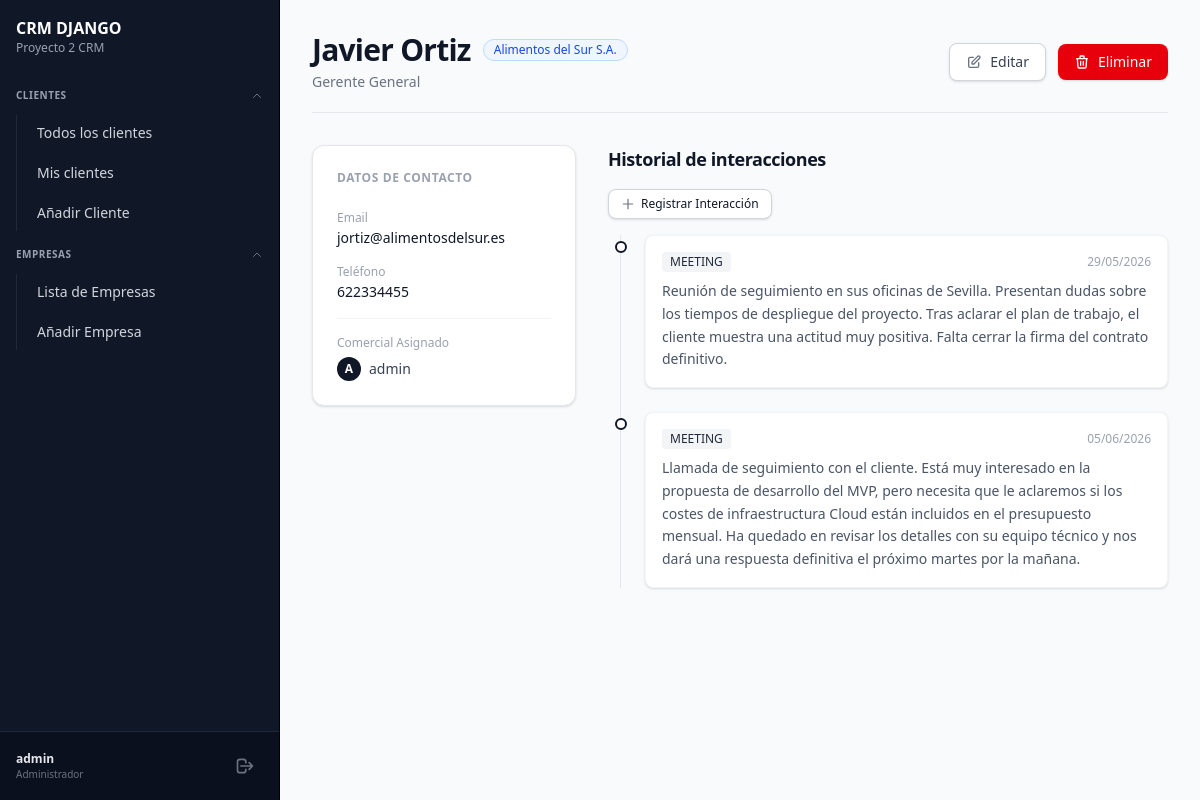
Page /clientes/detalle/3 (signed in) on the committed database.
### crm/models/client_model.py (models this page shows, shortened)
class Client(models.Model):
    company = models.ForeignKey('Company', on_delete=models.CASCADE, related_name='clients', verbose_name='Empresa')
    commercial = models.ForeignKey(User, on_delete=models.SET_NULL, null=True, related_name='clients', verbose_name='Comercial')
    first_name = models.CharField(max_length=100, verbose_name='Nombre')
    last_name = models.CharField(max_length=100, verbose_name='Apellido')
    email = models.EmailField(verbose_name='Email')
    phone = models.CharField(max_length=20, verbose_name='Teléfono')
    position = models.CharField(max_length=200, blank=True, verbose_name='Cargo')
    created_at = models.DateTimeField(auto_now_add=True, verbose_name='Fecha de Creación')
    updated_at = models.DateTimeField(auto_now=True, verbose_name='Fecha de Actualización')
    class Meta:
        verbose_name = 'Cliente'
        verbose_name_plural = 'Clientes'

### crm/models/company_model.py (models this page shows, shortened)
class Company(models.Model):
    name = models.CharField(max_length=100, verbose_name='Nombre de la Empresa')
    email = models.EmailField(verbose_name='Email')
    phone = models.CharField(max_length=20, verbose_name='Teléfono')
    address = models.CharField(max_length=200, verbose_name='Dirección')
    website = models.URLField(verbose_name='Sitio Web')
    created_at = models.DateTimeField(auto_now_add=True, verbose_name='Fecha de Creación')
    cif = models.CharField(max_length=20, unique=True, verbose_name='CIF')
    class Meta:
        verbose_name = 'Empresa'
        verbose_name_plural = 'Empresas'

### crm/models/interaction_model.py (models this page shows, shortened)
class Interaction(models.Model):
    client = models.ForeignKey('Client', on_delete=models.CASCADE, related_name='interactions', verbose_name='Cliente')
    contact_channel = models.CharField(choices=CANALES, verbose_name='Canal de Contacto')
    created_at = models.DateTimeField(auto_now_add=True, verbose_name='Fecha de Creación')
    content = models.TextField(verbose_name='Contenido')
    class Meta:
        verbose_name = 'Interacción'
        verbose_name_plural = 'Interacciones'

### crm/views/client_views.py (the view)
# urls.py: path('clientes/detalle/<pk>', ClientDetailView.as_view(), name='detalle-cliente'),
@method_decorator(login_required, name='dispatch')
class ClientDetailView(DetailView):
    model = Client
    template_name = 'clients/client_detail.html'
    context_object_name = 'client'

### crm_django/templates/clients/client_detail.html (shortened to what this page needs)
{% extends "general/layout.html" %}
{% block page_content %}
<div class="max-w-6xl mx-auto space-y-8">
    <div class="flex flex-col md:flex-row md:items-center md:justify-between border-b border-gray-200 pb-5 gap-4">
        <div>
            <div class="flex items-center gap-3">
                <h1 class="text-3xl font-bold text-gray-900 tracking-tight">
                    {{ client.first_name }} {{ client.last_name }}
                </h1>
                <span class="inline-flex items-center px-2.5 py-0.5 rounded-full text-xs font-medium bg-blue-50 text-blue-700 border border-blue-200">
                    <a href="{% url "detalle-empresa" client.company.pk %}">{{ client.company.name|default:client.company }}</a>
                </span>
            </div>
            <p class="text-sm text-gray-500 mt-1">{{ client.position|default:"Sin cargo definido" }}</p>
        </div>
        <div class="flex items-center gap-3">
            <a href="{% url "editar-cliente" client.pk %}" class="inline-flex items-center justify-center px-4 py-2 text-sm font-medium text-gray-700 bg-white border border-gray-300 rounded-lg hover:bg-gray-50 transition-colors shadow-sm gap-2">
                Editar
            </a>
            <a href="{% url "eliminar-cliente" client.pk %}" class="inline-flex items-center justify-center px-4 py-2 text-sm font-medium text-white bg-red-600 rounded-lg hover:bg-red-700 transition-colors shadow-sm gap-2">
                Eliminar
            </a>
        </div>
    </div>
    <div class="grid grid-cols-1 lg:grid-cols-3 gap-8">
        <div class="lg:col-span-1 bg-white border border-gray-200 rounded-xl shadow-sm p-6 space-y-6 h-fit">
            <h3 class="text-xs font-semibold text-gray-400 uppercase tracking-wider">Datos de contacto</h3>
            <div class="space-y-4">
                <div>
                    <label class="block text-xs font-medium text-gray-400">Email</label>
                    <span class="text-sm font-medium text-gray-900 block mt-0.5 break-all">{{ client.email }}</span>
                </div>
                <div>
                    <label class="block text-xs font-medium text-gray-400">Teléfono</label>
                    <span class="text-sm font-medium text-gray-900 block mt-0.5">{{ client.phone|default:"—" }}</span>
                </div>
                <div class="border-t border-gray-100 pt-4">
                    <label class="block text-xs font-medium text-gray-400">Comercial Asignado</label>
                    <div class="flex items-center gap-2 mt-1.5">
                        <div class="w-6 h-6 rounded-full bg-gray-900 text-white flex items-center justify-center text-xs font-bold uppercase">
                            {{ client.commercial.username|slice:":1" }}
                        </div>
                        <span class="text-sm font-medium text-gray-700">{{ client.commercial.get_full_name|default:client.commercial.username }}</span>
                    </div>
                </div>
            </div>
        </div>
        <div class="lg:col-span-2 space-y-4">
            <h3 class="text-lg font-bold text-gray-900 tracking-tight mb-4">Historial de interacciones</h3>
                    <div class="flex items-center justify-between gap-4 mb-4">
            <a href="{% url 'crear-interaccion' client.id %}" class="inline-flex items-center justify-center px-3 py-1.5 text-xs font-medium text-gray-900 bg-white border border-gray-300 rounded-lg hover:bg-gray-50 transition-colors shadow-sm gap-1.5">
                <svg class="w-3.5 h-3.5 text-gray-500" fill="none" stroke="currentColor" viewBox="0 0 24 24" xmlns="http://www.w3.org/2000/svg">
                    <path stroke-linecap="round" stroke-linejoin="round" stroke-width="2" d="M12 4v16m8-8H4"></path>
                </svg>
                Registrar Interacción
            </a>
            </div>
            {% if client.interactions.all %}
                <div class="relative border-l border-gray-200 ml-3 space-y-6">
                    {% for interaction in client.interactions.all %}
                        <div class="relative pl-6">
                            <span class="absolute -left-[6px] top-1.5 bg-white border-2 border-gray-900 rounded-full w-3 h-3"></span>
                            <div class="bg-white border border-gray-100 rounded-lg p-4 shadow-sm hover:border-gray-200 transition-colors">
                                <div class="flex items-center justify-between gap-4 mb-2">
                                    <span class="inline-flex items-center px-2 py-0.5 rounded text-xs font-medium bg-gray-100 text-gray-800 uppercase">
                                        {{ interaction.contact_channel }}
                                    </span>
                                    <time class="text-xs text-gray-400 font-medium">
                                        {{ interaction.created_at|date:"d/m/Y" }}
                                    </time>
                                </div>
                                <p class="text-sm text-gray-600 leading-relaxed">{{ interaction.content }}</p>
                            </div>
                        </div>
                    {% endfor %}
                </div>
            {% else %}
                <div class="text-center py-8 border-2 border-dashed border-gray-200 rounded-xl p-6">
                    <p class="text-sm text-gray-500">Este cliente aún no tiene interacciones registradas.</p>
                </div>
            {% endif %}
        </div>
    </div>
</div>
{% endblock %}

### crm_django/templates/_includes/_sidebar.html (shortened to what this page needs)
<aside class="w-[280px] h-screen bg-gray-900 border-r border-outline-variant flex flex-col flex-shrink-0">
    <div>
        <h1 class="text-white pl-4 pt-4 font-bold"><a href="{% url 'home' %}">CRM DJANGO</a></h1>
        <p class="text-gray-400 pl-4 text-xs">Proyecto 2 CRM</p>
    </div>
    <nav class="mt-6 space-y-2">
        <details class="group px-4" open>
            <summary class="flex items-center justify-between text-[10px] font-semibold text-gray-400 uppercase
            tracking-wider cursor-pointer list-none py-2 hover:text-white transition-colors">
                <span>Clientes</span>
                <svg class="w-3 h-3 text-gray-500 group-open:rotate-180 transition-transform" fill="none" stroke="currentColor" viewBox="0 0 24 24" xmlns="http://www.w3.org/2000/svg">
                    <path stroke-linecap="round" stroke-linejoin="round" stroke-width="2" d="M19 9l-7 7-7-7"></path>
                </svg>
            </summary>
            <ul class="text-white flex flex-col gap-1 mt-1 pl-2 border-l border-gray-800">
                <li>
                    <a class="block w-full py-2 px-3 rounded-md hover:bg-white/10 transition-colors text-sm text-gray-300 hover:text-white" href="{% url 'clientes' %}">
                        Todos los clientes
                    </a>
                </li>
                <li>
                    <a class="block w-full py-2 px-3 rounded-md hover:bg-white/10 transition-colors text-sm text-gray-300 hover:text-white font-medium" href="{% url 'clientes' %}?scope=mine">
                        Mis clientes
                    </a>
                </li>
                <li>
                    <a class="block w-full py-2 px-3 rounded-md hover:bg-white/10 transition-colors text-sm text-gray-300 hover:text-white" href="{% url 'crear-cliente' %}">
                        Añadir Cliente
                    </a>
                </li>
            </ul>
        </details>
        <details class="group px-4" open>
            <summary class="flex items-center justify-between text-[10px] font-semibold text-gray-400 uppercase
                tracking-wider cursor-pointer list-none py-2 hover:text-white transition-colors">
                <span>Empresas</span>
                <svg class="w-3 h-3 text-gray-500 group-open:rotate-180 transition-transform" fill="none" stroke="currentColor" viewBox="0 0 24 24" xmlns="http://www.w3.org/2000/svg">
                    <path stroke-linecap="round" stroke-linejoin="round" stroke-width="2" d="M19 9l-7 7-7-7"></path>
                </svg>
            </summary>
            <ul class="text-white flex flex-col gap-1 mt-1 pl-2 border-l border-gray-800">
                <li>
                    <a class="block w-full py-2 px-3 rounded-md hover:bg-white/10 transition-colors text-sm text-gray-300 hover:text-white" href="{% url "empresas" %}">
                        Lista de Empresas
                    </a>
                </li>
                <li>
                    <a class="block w-full py-2 px-3 rounded-md hover:bg-white/10 transition-colors text-sm text-gray-300 hover:text-white" href="{% url "crear-empresa" %}">
                        Añadir Empresa
                    </a>
                </li>
            </ul>
        </details>
    </nav>
    <div class="mt-auto border-t border-gray-800 p-4 bg-gray-950/40">
        <div class="flex items-center justify-between">
            <div class="flex flex-col min-w-0">
                <span class="text-xs font-semibold text-gray-200 truncate">{{ user.username }}</span>
                <span class="text-[10px] text-gray-500 truncate">
                    {% if user.is_staff %}Administrador{% else %}Comercial{% endif %}
                </span>
            </div>
            <form method="POST" action="{% url 'logout' %}">
                <button type="submit" class="p-2 text-gray-500 hover:text-red-400 rounded-md hover:bg-white/5 transition-colors cursor-pointer group" title="Cerrar Sesión">
                    <svg class="w-5 h-5" fill="none" stroke="currentColor" viewBox="0 0 24 24" xmlns="http://www.w3.org/2000/svg">
                        <path stroke-linecap="round" stroke-linejoin="round" stroke-width="2" d="M17 16l4-4m0 0l-4-4m4 4H7m6 4v1a3 3 0 01-3 3H6a3 3 0 01-3-3V7a3 3 0 013-3h4a3 3 0 013 3v1"></path>
                    </svg>
                </button>
            </form>
        </div>
    </div>
</aside>

### rows in the picture
Client: first_name "Javier", last_name "Ortiz", company.name "Alimentos del Sur S.A.", position "Gerente General", email "jortiz@alimentosdelsur.es", phone "622334455", commercial.username "A", commercial.get_full_name "admin"
Interaction: contact_channel "MEETING", created_at "29/05/2026", content "Reunión de seguimiento en sus oficinas de Sevilla. Presentan dudas sobre los tiempos de despliegue del proyecto. Tras aclarar el plan de trabajo, el cliente muestra una actitud muy positiva. Falta cerrar la firma del contrato definitivo."
Interaction: contact_channel "MEETING", created_at "05/06/2026", content "Llamada de seguimiento con el cliente. Está muy interesado en la propuesta de desarrollo del MVP, pero necesita que le aclaremos si los costes de infraestructura Cloud están incluidos en el presupuesto mensual. Ha quedado en revisar los detalles con su equipo técnico y nos dará una respuesta definitiva el próximo martes por la mañana."

### other values in the picture
{{ user.username }} "admin"
